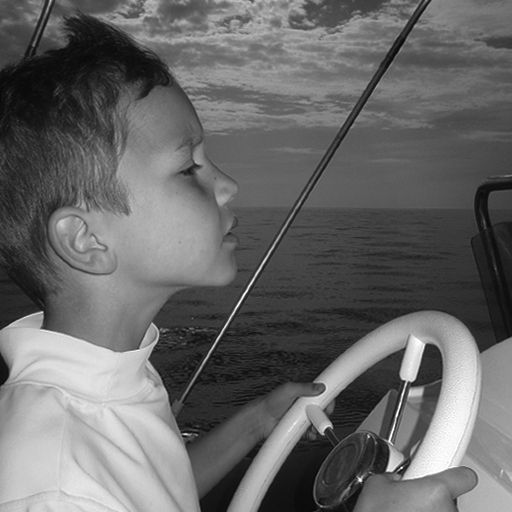
#> input picture In-class Code/Week 10-12/Images/Jordingray.bmp, 512 x 512 px
$ jupyter execute --allow-errors Images.ipynb
#> lines starting #> are read from the running program, lines starting #| are printed output that depends on the picture; after the words box and inside, x2 and y2 are one past the last pixel; in counts of white or black regions, pixels touching at a corner belong together
# Images

### reading images with numpy

[cell 1]
import numpy as np
import matplotlib.pyplot as plt
import matplotlib.image as mpimg

im = mpimg.imread('Jordingray.bmp')
#> im is the input picture: shape (512, 512); min 6, max 255, mean 104.1

[cell 2]
print('shape:      ', im.shape)
#| shape:       (512, 512)
print('type:       ', type(im))
#| type:        <class 'numpy.ndarray'>
print('pixel type: ', type(im[0,0]))
#| pixel type:  <class 'numpy.uint8'>

[cell 3]
print(im)
#> (printed output is left out)

[cell 4]
plt.imshow(im);

### colormaps

[cell 5]
fig = plt.figure(); ax = plt.axes()
ax.imshow(im, cmap='gray')
ax.set_xticks([]); ax.set_yticks([]);

[cell 6]
fig = plt.figure(); ax = plt.axes()
ax.imshow(im, cmap='copper')
ax.set_xticks([]); ax.set_yticks([]);

[cell 7]
fig = plt.figure(); ax = plt.axes()
ax.imshow(im, cmap='twilight')
ax.set_xticks([]); ax.set_yticks([]);

[cell 8]
fig = plt.figure(); ax = plt.axes()
ax.imshow(im, cmap='gray')
ax.set_xticks([]); ax.set_yticks([]);

[cell 9]
im = mpimg.imread('Jordingray.bmp')

fig, axs = plt.subplots(nrows=2, ncols=2, tight_layout=True, figsize=(5,5))
axs[0,0].imshow(im, cmap='magma');    axs[0,0].set_xticks([]); axs[0,0].set_yticks([]);
axs[0,1].imshow(im, cmap='RdPu');     axs[0,1].set_xticks([]); axs[0,1].set_yticks([]);
axs[1,0].imshow(im, cmap='coolwarm'); axs[1,0].set_xticks([]); axs[1,0].set_yticks([]);
axs[1,1].imshow(im, cmap='hsv');      axs[1,1].set_xticks([]); axs[1,1].set_yticks([]);

# https://matplotlib.org/3.1.1/gallery/color/colormap_reference.html

### color images

[cell 10]
im = mpimg.imread('Jordin.bmp')
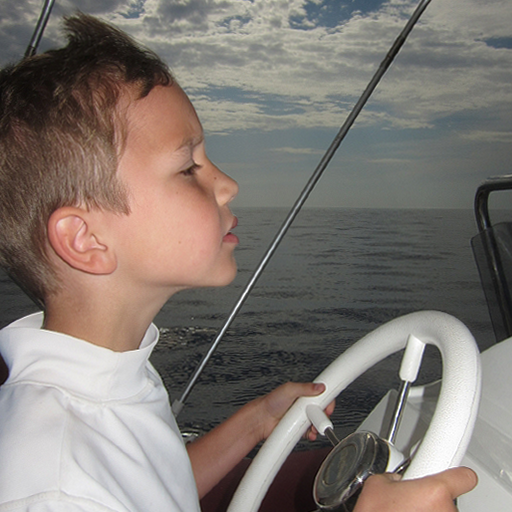
#> input picture In-class Code/Week 10-12/Images/Jordin.bmp, 512 x 512 px
#> im is the input picture: shape (512, 512, 3); mean R, G, B 128.6, 120.4, 114.3

[cell 11]
print('shape:      ', im.shape)
#| shape:       (512, 512, 3)
print('type:       ', type(im))
#| type:        <class 'numpy.ndarray'>
print('pixel type: ', type(im[0,0,0]))
#| pixel type:  <class 'numpy.uint8'>

[cell 12]
plt.imshow(im);
plt.axis('off');

[cell 13]
fig = plt.figure(); ax = plt.axes()
ax.imshow(im)
ax.set_xticks([])
ax.set_yticks([]);

### RGB colors

[cell 14]
im = np.ones((100,100,3))
fig, axs = plt.subplots(nrows=3, ncols=3, tight_layout=True, figsize=(5,5))
rgb=(255,0,  0);   axs[0,0].imshow(np.uint8(im*rgb)); axs[0,0].set_title(f'{rgb}'); axs[0,0].set_axis_off()
rgb=(0,  255,0);   axs[0,1].imshow(np.uint8(im*rgb)); axs[0,1].set_title(f'{rgb}'); axs[0,1].set_axis_off()
rgb=(0,  0,  255); axs[0,2].imshow(np.uint8(im*rgb)); axs[0,2].set_title(f'{rgb}'); axs[0,2].set_axis_off()
rgb=(255,255,0);   axs[1,0].imshow(np.uint8(im*rgb)); axs[1,0].set_title(f'{rgb}'); axs[1,0].set_axis_off()
rgb=(255,0,  255); axs[1,1].imshow(np.uint8(im*rgb)); axs[1,1].set_title(f'{rgb}'); axs[1,1].set_axis_off()
rgb=(0,  255,255); axs[1,2].imshow(np.uint8(im*rgb)); axs[1,2].set_title(f'{rgb}'); axs[1,2].set_axis_off()
rgb=(140,87, 211); axs[2,0].imshow(np.uint8(im*rgb)); axs[2,0].set_title(f'{rgb}'); axs[2,0].set_axis_off()
rgb=(212,132,13);  axs[2,1].imshow(np.uint8(im*rgb)); axs[2,1].set_title(f'{rgb}'); axs[2,1].set_axis_off()
rgb=(143,43, 122); axs[2,2].imshow(np.uint8(im*rgb)); axs[2,2].set_title(f'{rgb}'); axs[2,2].set_axis_off()

[cell 15]
from PIL import Image
from PIL.ExifTags import TAGS

im = Image.open('MeJordinMatthew.jpg')
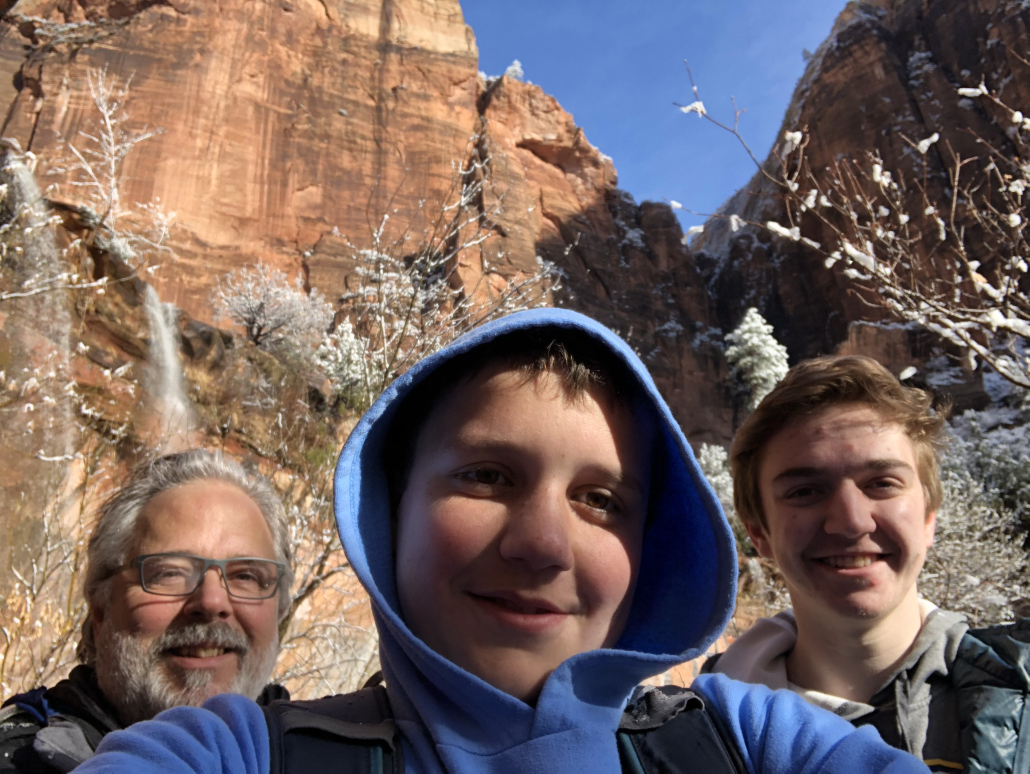
#> input picture In-class Code/Week 10-12/Images/MeJordinMatthew.JPG, 3088 x 2320 px, found by its file name (shown at 1/3 size)
#> im is the input picture: PIL image 3088x2320 RGB; mean R, G, B 115.7, 99.8, 97.2

fig = plt.figure(); ax = plt.axes()
ax.imshow(im)
ax.set_xticks([]); ax.set_yticks([]);

exif_data = im._getexif()
#> exif_data = 42 items
exif = {}
for tag, value in im._getexif().items():
    if tag in TAGS:
        exif[TAGS[tag]] = value
#> this loop made 42 passes
#> (tag, value) on passes 1, 2, 3, 4, 5, 6, 7, 8, 14, 15, 19, 20: (296, 2), (34665, 198), (271, 'Apple'), (272, 'iPhone 8 Plus'), (305, '11.2.6'), (274, 1), (306, '2018:03:18 09:39:15'), (531, 1), (36867, '2018:03:18 09:39:15'), (36868, '2018:03:18 09:39:15'), (37383, 5), (37385, 16)
#> tag on passes 9, 10, 11, 12, 13, 16: 282, 283, 36864, 37121, 37377, 37378
#> after the loop, exif = 42 items
exif['MakerNote'] = []
exif

[cell 16]
from PIL import Image
from PIL.ExifTags import TAGS

#> (the rest of this cell did not finish here and is left out)

### PIL

[cell 17]
from PIL import Image

im = Image.open('Jordingray.bmp')

[cell 18]
print(type(im))
#| <class 'PIL.BmpImagePlugin.BmpImageFile'>
print(dir(im))
#> (printed output is left out)

[cell 19]
im.show()

[cell 20]
from IPython.display import display

display(im)

[cell 21]
print(im.size)
#| (512, 512)
print(im.format)
#| BMP
print(im.filename)
#| Jordingray.bmp

### manipulating images

[cell 22]
# manipulate image object directly
# https://pillow.readthedocs.io/en/stable/reference/Image.html

# note that this manipulates the image itself
im.thumbnail(tuple(np.int64(np.array(im.size)/4)))
#> im: PIL image 128x128 L

display(im)

[cell 23]
# note that this creates a new (rotated) image

im2 = im.rotate(45)
display(im2)

[cell 24]
im2 = im.rotate(45, expand=True)
#> im2: PIL image 182x182 L
display(im2)

[cell 25]
### properties of new image

print(im2.size)
#| (182, 182)
print(im2.format)
#| None

[cell 26]
from PIL import ImageEnhance

im = Image.open('Jordingray.bmp')

[cell 27]
# contrast

im2 = ImageEnhance.Contrast(im)
display(im2.enhance(4))

[cell 28]
# brightness

im2 = ImageEnhance.Brightness(im)
display(im2.enhance(.4))
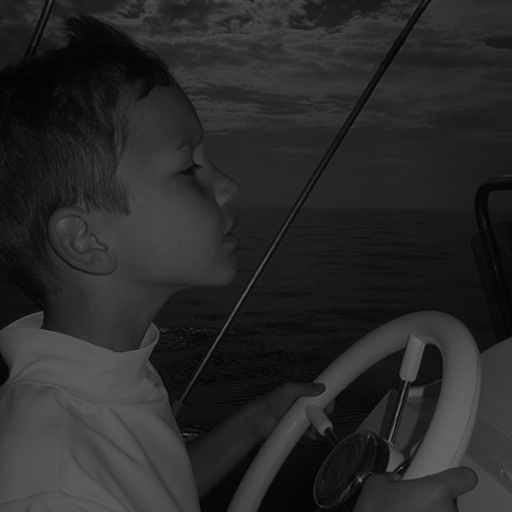
#> shown: PIL image 512x512 L; min 2, max 102, mean 41.2

[cell 29]
# sharpness

im2 = ImageEnhance.Sharpness(im)
display(im2.enhance(2.0))

### saving images

[cell 30]
# save new image

im = Image.open('Jordingray.bmp')

im2 = im.rotate(45, expand=True)
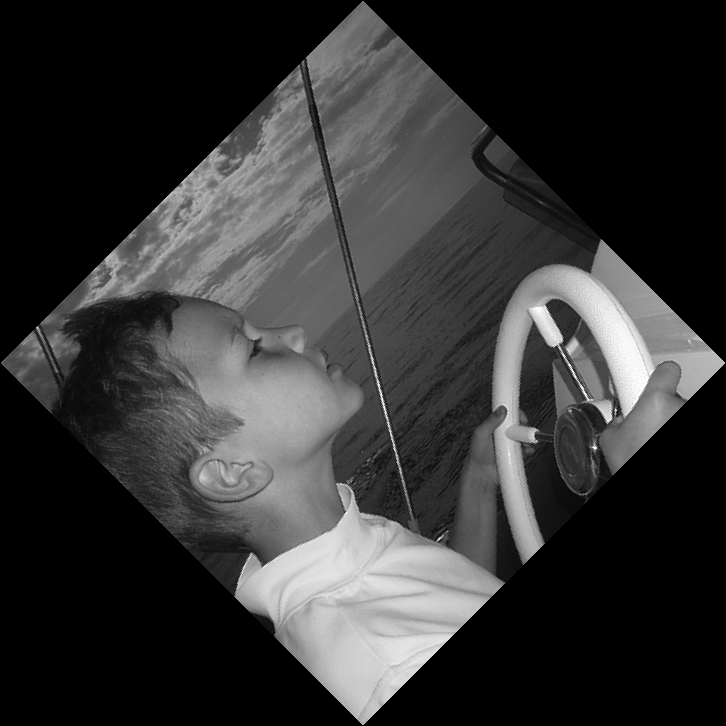
#> im2: PIL image 726x726 L; min 0, max 255, mean 51.9

# formats:
# https://pillow.readthedocs.io/en/stable/handbook/image-file-formats.html

im2.save('outJordingray_Rot45.jpg', format='JPEG')

[cell 31]
im = Image.open('outJordingray_Rot45.jpg')
#> im: PIL image 726x726 L

print(im.size)
#| (726, 726)
print(im.format)
#| JPEG
print(im.filename)
#| w0_outjordingray_rot45.jpg

[cell 32]
display(im)

### extracting (numpy) data from images

[cell 33]
im = Image.open('Jordingray.bmp')

imdata = np.asarray(im)

print(type(imdata))
#| <class 'numpy.ndarray'>
print(type(imdata[0,0]))
#| <class 'numpy.uint8'>
print(imdata.shape)
#| (512, 512)

display(im)

### creating an image (object) from a numpy array

[cell 34]
im2 = Image.fromarray(imdata)

[cell 35]
print(im2.size)
#| (512, 512)
print(im2.format)
#| None
display(im2)

[cell 36]
im2.save('outJordingray.jpg', format='JPEG')

im = Image.open('outJordingray.jpg')
#> im: PIL image 512x512 L

print(im.size)
#| (512, 512)
print(im.format)
#| JPEG
print(im.filename)
#| w1_outjordingray.jpg

[cell 37]
imdata = np.asarray(im)

print(type(imdata))
#| <class 'numpy.ndarray'>
print(type(imdata[0,0]))
#| <class 'numpy.uint8'>
print(imdata.shape)
#| (512, 512)

### create an image from scratch

[cell 38]
import numpy.random as R

imdata = np.uint8(R.randint(0,2,(250,250))*255)
#imdata = R.randint(0,2,(250,250))*255

im = Image.fromarray(imdata)
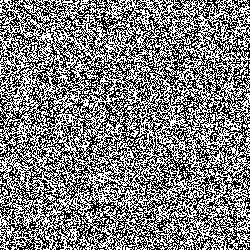
#> im: PIL image 250x250 L; 50% white in thin lines or dots

im.save('outRand.jpg', format='JPEG')

display(im)

### manipulations of image numpy array data

[cell 39]
im = Image.open('Jordingray.bmp')

imdata = np.asarray(im)

print(type(imdata[0,0]))
#| <class 'numpy.uint8'>

imdata

[cell 40]
x = np.uint8(255)
y = np.uint8(1)
z = np.uint8(100)

print(x+y); print(type(x+y)); print()

[cell 41]
print(x+z); print(type(x+y))

[cell 42]
imdata2 = imdata + 1000
#imdata2 = imdata + 255

fig = plt.figure(); ax = plt.axes()
ax.imshow(imdata2, cmap='gray')
ax.set_xticks([]); ax.set_yticks([]);

imdata2

[cell 43]
imdata2 = imdata + 1000

fig = plt.figure(); ax = plt.axes()
ax.imshow(imdata2, cmap='gray')
ax.set_xticks([]); ax.set_yticks([]);

imdata2

[cell 44]
im2 = Image.fromarray(imdata2)

#> (the rest of this cell did not finish here and is left out)

[cell 45]
np.uint8(np.float64(np.uint8(255)+np.uint8(100)))

[cell 46]
# convert to float, manipulate, convert to uint8

imdataf = np.float64(imdata)
imdataf = imdataf*500 + 250
imdata2 = np.uint8((imdataf/np.max(imdataf))*255)

fig = plt.figure(); ax = plt.axes()
ax.imshow(imdata2, cmap='gray')
ax.set_xticks([]); ax.set_yticks([]);

### image histogram

[cell 47]
import numpy as np
import matplotlib.pyplot as plt
from PIL import Image

im = Image.open('Jordingray.bmp')

hist = np.array(im.histogram())
#> hist = 256 values, max 2661 at index 98, min 0 at index 0, mean 1024
pix = np.arange(256)

plt.bar(pix, hist, width=1, alpha=.3, color='grey')
plt.xlim((0,255))
plt.xlabel('pixel value')
plt.ylabel('count');
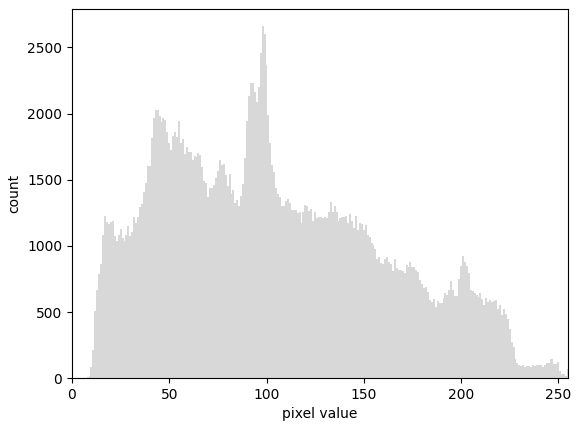
#> figure drawn by matplotlib, 1 panel; tallest bar 2661 high, from x = 97.5 to 98.5

[cell 48]
import numpy as np
import matplotlib.pyplot as plt
from PIL import Image

im = Image.open('Jordin.bmp')

hist = np.array(im.histogram())
#> hist = 768 values, max 2901 at index 379, min 0 at index 0, mean 1024
hist = np.resize(hist, (3,256))
pix = np.arange(256)

plt.bar(pix, hist[0,:], width=1, alpha=.3, color='red')
plt.bar(pix, hist[1,:], width=1, alpha=.3, color='green')
plt.bar(pix, hist[2,:], width=1, alpha=.3, color='blue')
plt.xlim((0,255))
plt.xlabel('pixel value')
plt.ylabel('count');
#> figure, not shown here; tallest bar 1924 high, from x = 110.5 to 111.5; tallest bar 2901 high, from x = 122.5 to 123.5; tallest bar 2754 high, from x = 119.5 to 120.5

### simple example of image processing

[cell 49]
im = Image.open('Jordingray.bmp')

imdata = np.asarray(im)

[cell 50]
C = 100

imdata2 = imdata>C
#> imdata2: shape (512, 512) bool; 46.7% white; 271 white regions (237 under 20 px), largest, box (x1, y1, x2, y2) and area: (0, 95, 235, 512) 58146, (228, 311, 512, 512) 26390, (89, 0, 421, 137) 24110

imdata2

[cell 51]
imdata2 = 255*(imdata>C)

print(type(imdata2[0,0]))
#| <class 'numpy.int64'>
imdata2

[cell 52]
imdata2 = np.uint8(255*(imdata>C))

[cell 53]
C = 100

imdata2 = np.uint8(255*(imdata>C))
im2 = Image.fromarray(imdata2)

display(im2)

### another image manipulation

[cell 54]
def myfilter(x, alpha=1., beta=2., gam=.5, lam=.1):
    F = 1 - np.exp(-(x/alpha)**beta)
    psi = gam + (1. - lam - gam)*F
    return (psi)

x = np.arange(0, 255, .1)
psi = myfilter(x, alpha=100, beta=3, gam=0.0, lam=0.0)
#psi = myfilter(x, alpha=100, beta=2, gam=0.45, lam=0.45)

plt.plot(x, psi, 'r-');
plt.ylim((0,1))
#> figure, not shown here; curve peaks at x = 254.9, y = 1

[cell 55]
im = Image.open('Jordingray.bmp')

imdata = np.asarray(im)

[cell 56]
imdata2 = myfilter(imdata, alpha=100, beta=3, gam=0.0, lam=0.0)

im2 = Image.fromarray(imdata2)
#> im2: PIL image 512x512 F

print(imdata2)
#> (printed output is left out)

display(im2)

[cell 57]
imdata2

[cell 58]
#imdata2 = myfilter(imdata, alpha=100, beta=3, gam=0.0, lam=0.0)
imdata2 = myfilter(imdata, alpha=150, beta=8, gam=0.48, lam=0.48)
#> call 3 of myfilter, with alpha = 150, beta = 8, gam = 0.48, lam = 0.48
#> in myfilter (call 3), `F = 1 - np.exp(-(x/alpha)**beta)`:
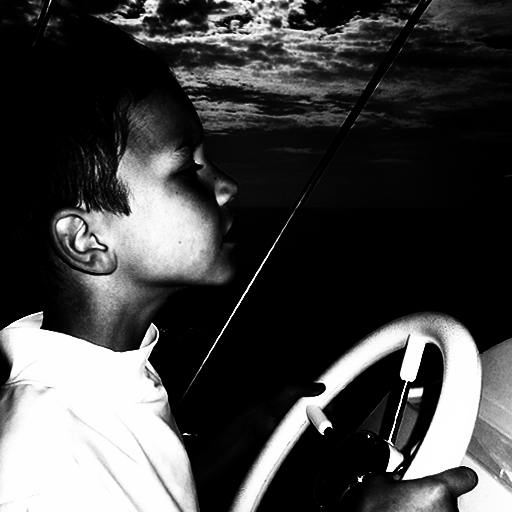
#> F: shape (512, 512) float64; min 6.55e-12, max 1, mean 0.27
#> in myfilter (call 3), `psi = gam + (1. - lam - gam)*F`:
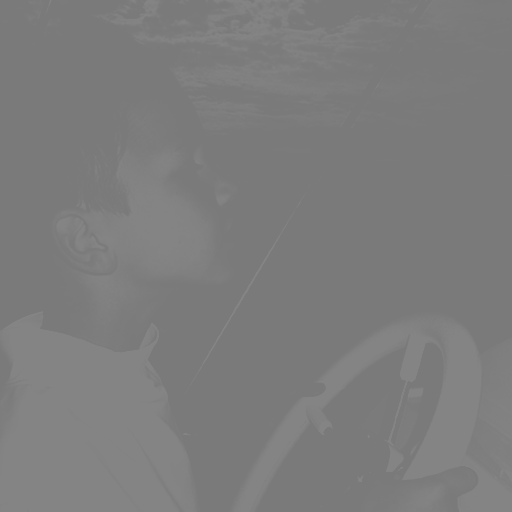
#> psi: shape (512, 512) float64; min 0.48, max 0.52, mean 0.491

imdata2 = np.uint8(255*imdata2)

im2 = Image.fromarray(imdata2)

display(im)
display(im2)

### image processing

[cell 59]
import numpy as np
import matplotlib.pyplot as plt
from PIL import Image

def myfilter(x, alpha=1., beta=2., gam=.5, lam=.1):
    F = 1 - np.exp(-(x/alpha)**beta)
    psi = gam + (1. - lam - gam)*F
    return (psi)

alpha = 100
beta  = 3
gam   = 0.48
lam   = 0.48

x = np.arange(0, 255, .1)
psi = myfilter(x, alpha, beta, gam, lam)
plt.plot(x, psi, 'r-');
plt.ylim((0,1))

im = Image.open('Jordingray.bmp')

imdata = np.asarray(im)

imdata2 = myfilter(imdata, alpha, beta, gam, lam)

imdata2 = np.uint8(255*imdata2)

im2 = Image.fromarray(imdata2)

display(im)
display(im2)
#> figure, not shown here; curve peaks at x = 254.9, y = 0.52

### Masking

[cell 60]
import numpy as np
import matplotlib.pyplot as plt
from PIL import Image

im = Image.open('Jordingray.bmp')

imdata = np.asarray(im)
r,c = imdata.shape
#> r = 512; c = 512

[cell 61]
sz = 100
mask = np.zeros((r,c))
mask[int(r/2-sz/2):int(r/2+sz/2), int(r/2-sz/2):int(r/2+sz/2)] = 1

# you did a similar operation in an earlier homework

[cell 62]
immask = Image.fromarray(np.uint8(mask*255))
#> immask: PIL image 512x512 L; 3.8% white; 1 white region, box (x1, y1, x2, y2) and area: (206, 206, 306, 306) 10000

display(immask)

[cell 63]
imdata2 = np.uint8(imdata * mask)

im2 = Image.fromarray(np.uint8(imdata2))
display(im2)

[cell 64]
im = Image.open('Jordingray.bmp')

imdata = np.asarray(im)
r,c = imdata.shape

[cell 65]
def my_mvnpdf(x, M, S):
    return (1 / np.sqrt((2 * np.pi * np.linalg.det(S)))) * np.exp(-(1/2) * (np.transpose(x-M) @ np.linalg.inv(S) @ (x-M)))

mx = r/2; my = c/2
#> after `mx = r / 2`: mx = 256
#> after `my = c / 2`: my = 256
sx = 100; sy = 100; rho = 0.0
mu = np.array([mx, my])
#> mu = [256, 256]
sig = np.array([[sx**2,     rho*sx*sy],
                [rho*sx*sy, sy**2]])

# [5 lines of commented-out code are left out]

inc = 1
xsteps = np.arange(0, r, 1)
#> xsteps = 512 values from 0 to 511
ysteps = np.arange(0, c, 1)
#> ysteps = 512 values from 0 to 511
X, Y = np.meshgrid(xsteps, ysteps)
Z = np.zeros(X.shape)

for i in range(len(xsteps)):
    for j in range(len(ysteps)):
        xy = np.array([X[i,j], Y[i,j]])
        Z[i,j] = my_mvnpdf(xy, mu, sig)
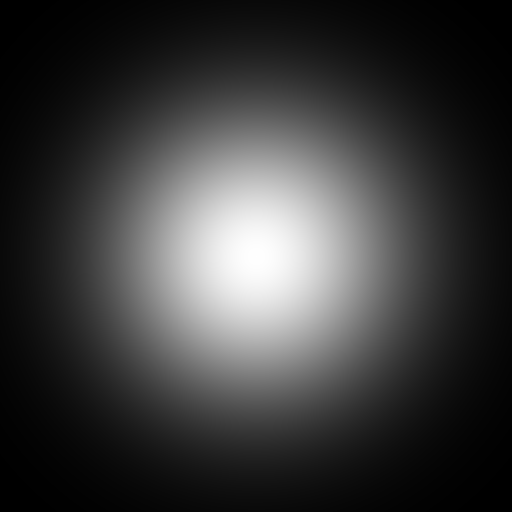
#> Z: shape (512, 512) float64; min 5.68e-08, max 3.99e-05, mean 9.36e-06; drawn with min black and max white

mask = Z/np.max(Z)

[cell 66]
immask = Image.fromarray(np.uint8(mask*255))

display(immask)

[cell 67]
imdata2 = np.uint8(imdata * mask)
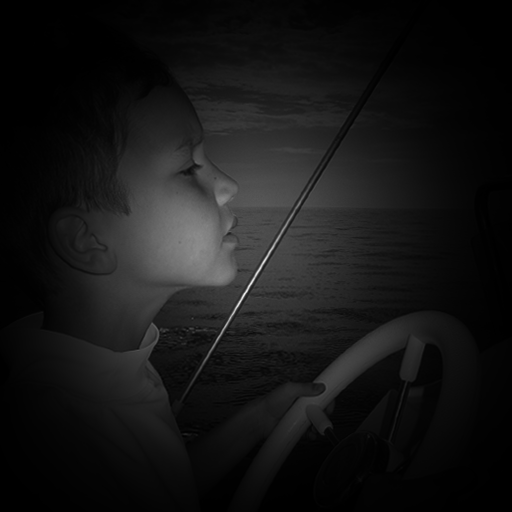
#> imdata2: shape (512, 512); min 0, max 238, mean 21.6

im2 = Image.fromarray(np.uint8(imdata2))
display(im2)

### read multiple files from drive

[cell 68]
import os

dir = '.'
with os.scandir(dir) as entries:
    for entry in entries:
        print(entry.name)

[cell 69]
import os
import re

pattern = r'.*.((jpg)|(JPG))'

dir = '.'
with os.scandir(dir) as entries:
    for entry in entries:
        if re.search(pattern, entry.name):
            print(entry.name)
